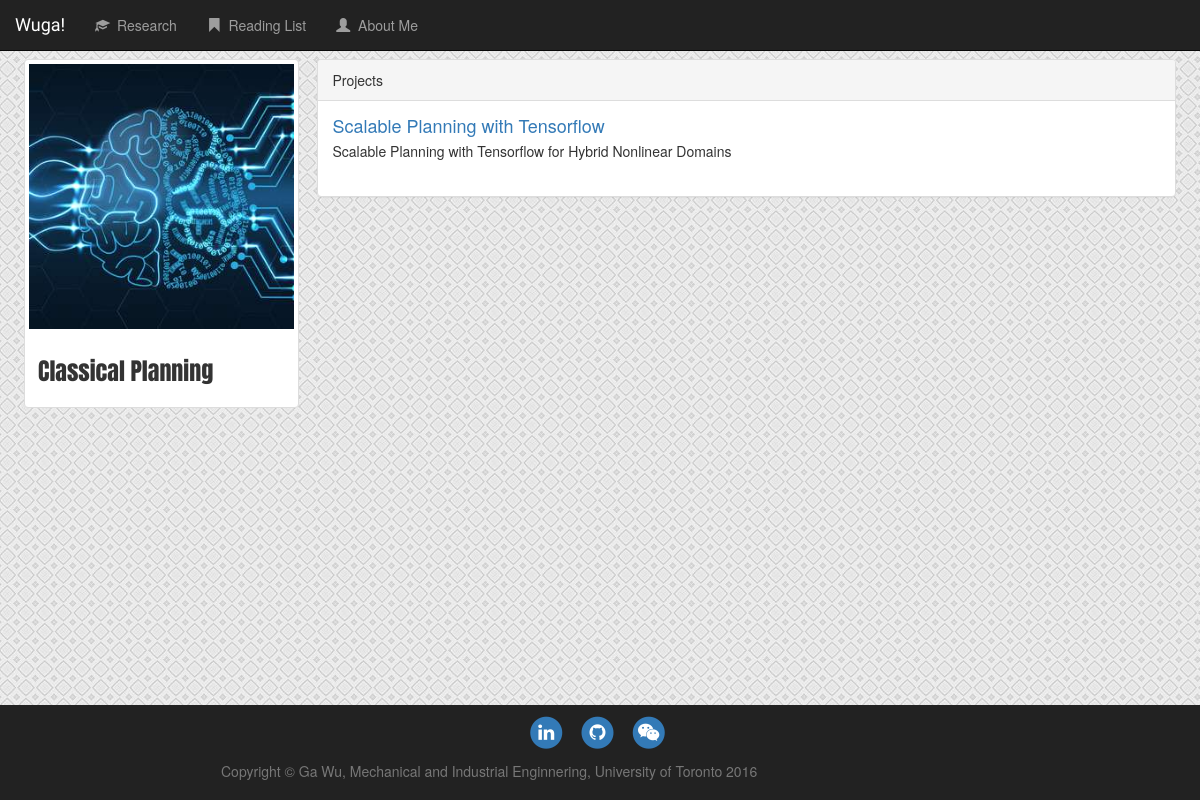
Screenshot of /research/domain/1/ with the database file from the repository.
### research/models.py (models this page shows, shortened)
class Domain(models.Model):
    domain_name = models.CharField(max_length=100)
    domain_logo = ProcessedImageField(blank=True,
                                      processors=[ResizeToFill(300, 300)],
                                      format='JPEG',
                                      options={'quality': 60})

class Project(models.Model):
    PROJECT_CATEGORY = (
        ('DL', "Deep Learning"),
        ('PGM', "Probabilistic Graphical Model"),
        ('CO', "Convex Optimization"),
        ('RD', "Random Exploration"),
    )
    domain = models.ForeignKey(Domain, on_delete=models.CASCADE)
    project_name = models.CharField(max_length=100)
    project_type = models.CharField(max_length=3, choices=PROJECT_CATEGORY, default='RD')
    project_short_description = models.CharField(max_length=200)
    project_long_description = MarkdownxField()

### research/views.py (the view)
# urls.py: url(r'^domain/(?P<pk>[0-9]+)/$', views.DomainView.as_view(), name='domain'),
class DomainView(generic.DetailView):
    model = Domain
    template_name = 'research/domain.html'

### research/templates/research/domain.html
{% extends "base.html" %}
{% block content %}
<div class="row">
    <div class="col-sm-3 col-md-3 well-sm">
        <div class="thumbnail">
            <img src={{ domain.domain_logo.url }} alt="...">
            <div class="caption">
            <h3 style="font-family: 'Anton', sans-serif;">{{ domain.domain_name }}</h3>
            </div>
        </div>
    </div>
    <div class="col-sm-9 col-md-9 well-sm">
        <div class="panel panel-default">
            <div class="panel-heading">Projects</div>
            <div class="panel-body">
            {% if domain.project_set.all %}
            <ul class="media-list">
                {% for project in domain.project_set.all %}
                    <li class="media">
                    <div class="media-body">
                        <h4 class="media-heading">
                            <a href="{% url 'research:project' project.id %}" >{{ project.project_name }}</a>
                        </h4>
                        <p>{{ project.project_short_description }}</p>
                    </div>
                    </li>
                {% endfor %}
            </ul>
            {% else %}
                <p>There is no project under this research topic!</p>
            {% endif %}
            </div>
        </div>
    </div>
</div>
{% endblock %}

### home/static/home/style.css (style rules this page uses)
body { background: white url("images/background.jpg"); padding-top: 50px; }

### rows the page displays
Domain: domain_logo (picture), domain_name "Classical Planning"
Project: project_name "Scalable Planning with Tensorflow", project_short_description "Scalable Planning with Tensorflow for Hybrid Nonlinear Domains"
